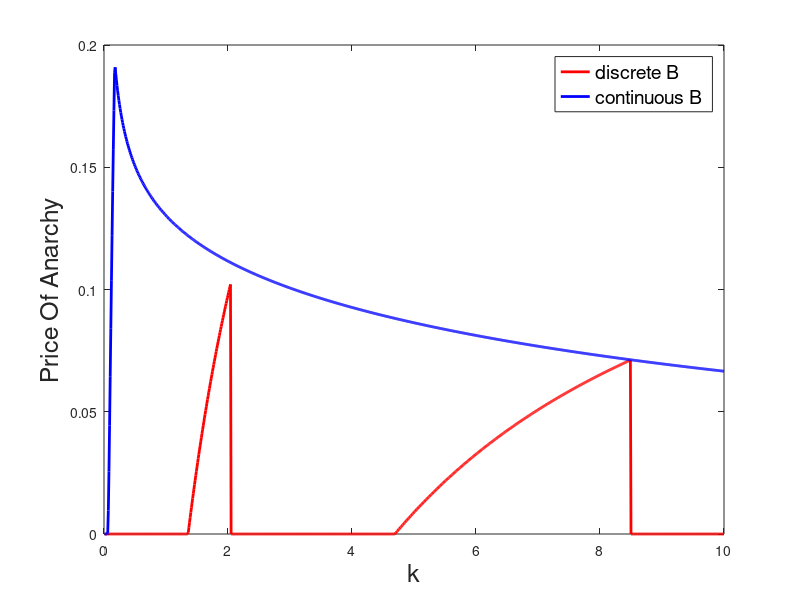

Source code (MATLAB): (Note: this script raises an error after producing the figure.)
% price of anarchy
% self-optimiation vs overall
% thrshold based discrete B
% plot pi_B, B, PoA, 
clear
lambda = 8;
mu = 4; % local service rate
c = 10; %cost efficient
%k = .01:.01:100;
k=.01:.01:10;
priceOfAnarchy = zeros(1, length(k));
priceOfAnarchy_cont = zeros(1, length(k));
rho = lambda / mu;
B_g = zeros(1, length(k));
B_s = zeros(1, length(k));
piBs = zeros(1, length(k));
piBg = zeros(1, length(k));

for i = 1 : length(k)
    if rho == 1
        W = 1/2;
    else
        W = rho/(1-rho) + rho/log(rho);
    end
    if k(i)*lambda^3/c^2 < W/3
%%%%%%%%%%%%% self-optimization Bs = 0 %%%%%%%%%%%%%
        T_u(1:3) = k(i) * lambda^2/c^2;
        B_s(1,i) = 0;
        piBs(1,i) = 1;
%%%%%%%%%%%%%%% overall B_g = 0 %%%%%%%%%%%%%%%%
        T_g(1:3) = k(i) * lambda^2/c^2;
        B_g(1,i) = 0;
        piBg(1,i) = 1;
        
    elseif (k(i)*lambda^3/c^2 >= W/3) && (k(i)*lambda^3/c^2 < W)
%%%%%%%%%%%%%%%% self-optimization  Bs = 0 %%%%%%%%%%%%%%
        T_u(1:3) = k(i) * lambda^2/c^2;
        B_s(1,i) = 0;
        piBs(1,i) = 1;
%%%%%%%%%%%%% overall optimization %%%%%%%%%%%%%%
        if rho == 1
            x_opt = (6*k(i)*lambda^3/c^2)^(1/4) - 1;
        else
            myfun = @(x) (3.*k(i).*lambda.^3.*(1-rho).^3./(c.^2.*rho.^3)).*(1 + 1./(rho.^(x+1)-1)).^2 + (rho.^(x+1)-1)./log(rho) - x - 1;
            x_opt = fzero(myfun, [-0.9 200]);
        end
        if x_opt < 0
            B(1) = 0;
            B(2) = 0;
            B(3) = 0;
            B_g(1,i) = 0;
            piBg(1,i) = 1;
        else
            %B = floor(x_opt):floor(x_opt)+1;
            B(1) = floor(x_opt);
            B(2) = floor(x_opt) + 1;
            B(3) = x_opt;
            %B = x_opt;
        end
        if rho ~= 1
            pi_0 = (1 - rho)./(1 - rho.^(B+1));
            pi_B = (rho.^B - rho.^(B+1))./(1 - rho.^(B+1));
            E_Q = pi_0 .* rho .* ( 1 - rho.^B)./(1-rho).^2 - B .* rho.^(B+1).*pi_0 ./ (1 - rho);
            E_Q1 = (B+1)./(rho.^(B+1) - 1) + B + 1/(1 - rho);
        else
            pi_B = 1 ./ (B+1);
            E_Q = B./ 2;
        end
        T_g  =  E_Q./lambda + k(i).*lambda^2 .* pi_B.^3 ./ c^2;
        if T_g(1) > T_g(2)
            B_g(1,i) = B(1);
            piBg(1,i) = pi_B(1);
        else
            B_g(1,i) = B(2);
            piBg(1,i) = pi_B(2);
        end
        
    else
 %%%%%%%%%%%%% self-optimization %%%%%%%%%%%%%%
        if rho == 1
            x_opt = (2*k(i)*lambda^3/c^2)^(1/4) - 1;
        else
            myfun1 = @(x) (k(i).*lambda.^3.*(1-rho).^3./(c.^2.*rho.^3)).*(1 + 1./(rho.^(x+1)-1)).^2 + (rho.^(x+1)-1)./log(rho) - x - 1;
            x_opt = fzero(myfun1, [-0.9 200]);
        end
        if x_opt < 0
            Bs(1) = 0;
            Bs(2) = 0;
            Bs(3) = 0;
            B_s(1,i) = 0;
            piBs(1,i) = 1;
        else
            %Bs = floor(x_opt):floor(x_opt)+1;
            %Bs = x_opt;
            Bs(1) = floor(x_opt);
            Bs(2) = floor(x_opt) + 1;
            Bs(3) = x_opt;
        end
        if rho ~= 1
            pi_0s = (1 - rho)./(1 - rho.^(Bs+1));
            pi_Bs = (rho.^Bs - rho.^(Bs+1))./(1 - rho.^(Bs+1));
            E_Qs = pi_0s .* rho .* ( 1 - rho.^Bs)./(1-rho).^2 - Bs .* rho.^(Bs+1).*pi_0s ./ (1 - rho);
            E_Q1 = (Bs + 1)./(rho.^(Bs+1) - 1) + Bs + 1/(1 - rho);
        else
            pi_Bs = 1 ./ (Bs+1);
            E_Qs = Bs./ 2;
        end
        T_u  =  E_Qs./lambda + k(i).*lambda^2 .* pi_Bs.^3 ./ c^2;
        if T_u(1) > T_u(2)
            B_s(1,i) = Bs(1);
            piBs(1,i) = pi_Bs(1);
        else
            B_s(1,i) = Bs(2);
            piBs(1,i) = pi_Bs(2);
        end
        
%%%%%%%%%%%%% overall optimization%%%%%%%%%%%%%
        if rho == 1
            x_opt = (6*k(i)*lambda^3/c^2)^(1/4) - 1;
        else
            myfun2 = @(x) (3.*k(i).*lambda.^3.*(1-rho).^3./(c.^2.*rho.^3)).*(1 + 1./(rho.^(x+1)-1)).^2 + (rho.^(x+1)-1)./log(rho) - x - 1;
            x_opt = fzero(myfun2, [-0.9 200]);
        end
        if x_opt < 0
            B(1) = 0;
            B(2) = 0;
            B(3) = 0;
            B_g(1,i) = 0;
            piBg(1,i) = 1;
        else
            B(1) = floor(x_opt);
            B(2) = floor(x_opt) + 1;
            B(3) = x_opt;
            %B = floor(x_opt):floor(x_opt)+1;
            %B = x_opt;
        end
        if rho ~= 1
            pi_0 = (1 - rho)./(1 - rho.^(B+1));
            pi_B = (rho.^B - rho.^(B+1))./(1 - rho.^(B+1));
            E_Q = pi_0 .* rho .* ( 1 - rho.^B)./(1-rho).^2 - B .* rho.^(B+1).*pi_0 ./ (1 - rho);
            E_Q1 = (B+1)./(rho.^(B+1) - 1) + B + 1/(1 - rho);
        else
            pi_B = 1 ./ (B+1);
            E_Q = B./ 2;
        end
        T_g  =  E_Q./lambda + k(i).*lambda^2 .* pi_B.^3 ./ c^2;
        if T_g(1) > T_g(2)
            B_g(1,i) = B(1);
            piBg(1,i) = pi_B(1);
        else
            B_g(1,i) = B(2);
            piBg(1,i) = pi_B(2);
        end
    end
    
%%%%%%%%%%%% price of anarchy %%%%%%%%%%%%%%%%%
    priceOfAnarchy(i) = 1 - min(T_g(1:2))/min(T_u(1:2));
    priceOfAnarchy_cont(i) = 1 - T_g(3)/T_u(3);
end

figure(1)
plot(k, priceOfAnarchy, 'r','LineWidth',2,'MarkerSize',2)
hold on
plot(k, priceOfAnarchy_cont, 'b','LineWidth',2,'MarkerSize',2)
%plot(W/3,0, 'b-o','LineWidth',2,'MarkerSize',8)
%plot(W,0, 'r-s','LineWidth',2,'MarkerSize',8)
legend({'discrete B', 'continuous B'}, 'FontSize',14)
xlabel('k','FontSize',18)
ylabel('Price Of Anarchy','FontSize',18)
title('threshold: \rho = ' + string(rho) + ', c = ' + string(c) + ', \lambda = ' + string(lambda) + ', \mu =' + string(mu),'FontSize',14)
set(gca,'fontsize',15)
grid on

figure(2)
plot(k, B_g-B_s, 'b','LineWidth',2,'MarkerSize',2)
xlabel('k','FontSize',18)
ylabel('B_g-B_s','FontSize',18)
title('B_g - B_s','FontSize',14)
set(gca,'fontsize',15)
grid on

figure(3)
plot(k, B_g, 'k','LineWidth',2,'MarkerSize',2)
xlabel('k','FontSize',18)
ylabel('Bg','FontSize',18)
title('overall optimization Bg','FontSize',14)
set(gca,'fontsize',15)
grid on

figure(4)
plot(k, B_s, 'r','LineWidth',2,'MarkerSize',2)
xlabel('k','FontSize',18)
ylabel('Bs','FontSize',18)
title('self-optimization Bs','FontSize',14)
set(gca,'fontsize',15)
grid on

figure(5)
plot(k, piBs, 'r','LineWidth',2,'MarkerSize',2)
xlabel('k','FontSize',18)
ylabel('\pi_B','FontSize',18)
title('self-optimization \pi_B','FontSize',14)
set(gca,'fontsize',15)
grid on

figure(6)
plot(k, piBg, 'b','LineWidth',2,'MarkerSize',2)
xlabel('k','FontSize',18)
ylabel('\pi_B','FontSize',18)
title('overall-optimization \pi_B','FontSize',14)
set(gca,'fontsize',15)
grid on
